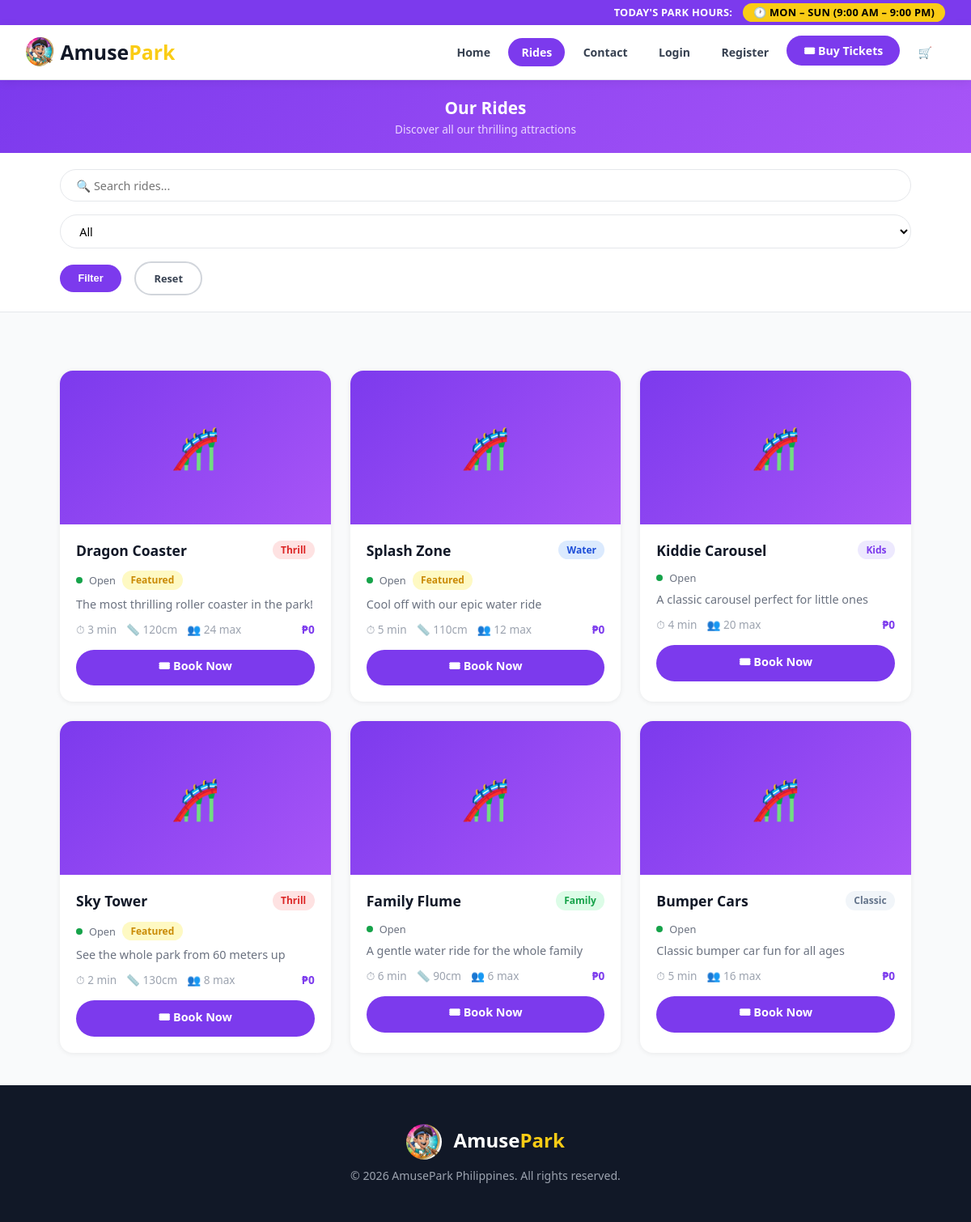
The app's page /rides.php with its own data.
### tables this page shows
CREATE TABLE rides (
  id INT AUTO_INCREMENT PRIMARY KEY,
  name VARCHAR(150) NOT NULL,
  description TEXT,
  category ENUM('Thrill','Family','Kids','Water','Classic') DEFAULT 'Family',
  status ENUM('Open','Closed','Maintenance') DEFAULT 'Open',
  duration_minutes INT,
  min_height_cm INT,
  max_capacity INT,
  price DECIMAL(10,2) NOT NULL DEFAULT 0,
  image_url LONGTEXT,
  is_featured TINYINT(1) DEFAULT 0,
  created_at DATETIME DEFAULT CURRENT_TIMESTAMP,
  updated_at DATETIME DEFAULT CURRENT_TIMESTAMP ON UPDATE CURRENT_TIMESTAMP
);

### config.php (called while the page is built, shortened)
<?php
function e(?string $value): string
{
    return htmlspecialchars((string)$value, ENT_QUOTES | ENT_SUBSTITUTE, 'UTF-8');
}

### rides.php (the view, shortened to what this page needs)
<?php
require_once __DIR__ . '/lib/layout.php';
$user = current_user();
$pdo  = db();
$q   = trim((string)($_GET['q'] ?? ''));
$cat = (string)($_GET['cat'] ?? 'All');
$params = [];
$sql = 'SELECT * FROM rides';
$sql .= ' ORDER BY created_at DESC';
$st = $pdo->prepare($sql);
$st->execute($params);
$rides = $st->fetchAll();
$catColors = ['Thrill'=>'badge-red','Family'=>'badge-green','Kids'=>'badge-purple','Water'=>'badge-blue','Classic'=>'badge-gray'];
$statusDot = ['Open'=>'#16a34a','Closed'=>'#dc2626','Maintenance'=>'#ca8a04'];
$cats      = ['All','Thrill','Family','Kids','Water','Classic'];
?>
<!DOCTYPE html>
<html lang="en">
<head>
  <link rel="stylesheet" href="css/style.css" />
</head>
<body>
<div class="rides-filter-bar">
  <form class="rides-filter-inner" method="get">
    <input type="text" name="q" value="<?= e($q) ?>" placeholder="🔍 Search rides..." />
    <select name="cat">
      <?php foreach ($cats as $c): ?>
        <option value="<?= e($c) ?>" <?= $cat === $c ? 'selected' : '' ?>><?= e($c) ?></option>
      <?php endforeach; ?>
    </select>
    <button class="btn btn-primary btn-sm" type="submit" style="border-radius:999px;padding:.6rem 1.4rem;">Filter</button>
    <a class="btn btn-outline btn-sm" href="rides.php" style="border-radius:999px;padding:.6rem 1.4rem;">Reset</a>
  </form>
</div>
<div class="container">
  <div class="grid grid-3" id="rides-grid">
    <?php foreach ($rides as $r):
      $status   = (string)($r['status'] ?? 'Open');
      $category = (string)($r['category'] ?? '');
    ?>
      <div class="card">
        <?php if (!empty($r['image_url'])): ?>
          <img src="<?= e($r['image_url']) ?>" class="card-img" alt="<?= e($r['name'] ?? '') ?>" style="display:block;" />
        <?php else: ?>
          <div class="card-img">🎢</div>
        <?php endif; ?>
        <div class="card-body">
          <div style="display:flex;justify-content:space-between;align-items:start;margin-bottom:.5rem;">
            <h3 class="card-title"><?= e($r['name'] ?? '') ?></h3>
            <span class="badge <?= e($catColors[$category] ?? 'badge-gray') ?>"><?= e($category) ?></span>
          </div>
          <div style="display:flex;align-items:center;gap:.5rem;margin-bottom:.5rem;flex-wrap:wrap;">
            <span style="display:inline-block;width:8px;height:8px;border-radius:50%;background:<?= e($statusDot[$status] ?? '#ccc') ?>;flex-shrink:0;"></span>
            <span style="font-size:.8rem;color:#6b7280;"><?= e($status) ?></span>
            <?= !empty($r['is_featured']) ? '<span class="badge badge-yellow">Featured</span>' : '' ?>
          </div>
          <p class="card-text"><?= e($r['description'] ?? '') ?></p>
          <div style="display:flex;justify-content:space-between;align-items:center;font-size:.85rem;color:#9ca3af;margin-bottom:1rem;flex-wrap:wrap;gap:.5rem;">
            <div style="display:flex;gap:.75rem;flex-wrap:wrap;">
              <?= !empty($r['duration_minutes']) ? '<span>⏱ ' . (int)$r['duration_minutes'] . ' min</span>' : '' ?>
              <?= !empty($r['min_height_cm'])    ? '<span>📏 ' . (int)$r['min_height_cm']    . 'cm</span>'  : '' ?>
              <?= !empty($r['max_capacity'])     ? '<span>👥 ' . (int)$r['max_capacity']     . ' max</span>': '' ?>
            </div>
            <div class="ride-price">₱<?= number_format((float)($r['price'] ?? 0), 0) ?></div>
          </div>
          <?php if ($status === 'Open'): ?>
            <a href="<?= $user ? 'tickets.php' : 'login.php?next=tickets.php' ?>" class="ride-book-btn">
              🎟 Book Now
            </a>
          <?php else: ?>
            <span class="ride-book-btn disabled"><?= e($status) ?></span>
          <?php endif; ?>
        </div>
      </div>
    <?php endforeach; ?>
  </div>
</div>
</body>
</html>

### css/style.css (style rules this page uses)
* { margin: 0; padding: 0; box-sizing: border-box; }
body { font-family: 'Segoe UI', sans-serif; background: #f9fafb; color: #111827; }
.container { max-width: 1100px; margin: 0 auto; padding: 2.5rem 1.5rem; }
.grid { display: grid; gap: 1.5rem; }
.grid-3 { grid-template-columns: repeat(auto-fill, minmax(300px, 1fr)); }
.card { background: #fff; border-radius: 1rem; box-shadow: 0 1px 6px rgba(0,0,0,.07); overflow: hidden; transition: box-shadow .2s; }
.card-img { width: 100%; height: 190px; object-fit: cover; background: linear-gradient(135deg,#7c3aed,#a855f7); display:flex;align-items:center;justify-content:center;color:#fff;font-size:3rem; }
.card-body { padding: 1.25rem; }
.card-title { font-size: 1.1rem; font-weight: 700; margin-bottom: .35rem; }
.card-text { color: #6b7280; font-size: .9rem; margin-bottom: .75rem; }
.badge { display: inline-block; padding: .2rem .65rem; border-radius: 999px; font-size: .75rem; font-weight: 600; }
.badge-green { background: #dcfce7; color: #16a34a; }
.badge-red { background: #fee2e2; color: #dc2626; }
.badge-yellow { background: #fef9c3; color: #ca8a04; }
.badge-blue { background: #dbeafe; color: #1d4ed8; }
.badge-purple { background: #ede9fe; color: #7c3aed; }
.badge-gray { background: #f1f5f9; color: #64748b; }
.btn { display: inline-block; padding: .6rem 1.5rem; border-radius: 999px; font-weight: 600; font-size: .9rem; cursor: pointer; border: none; transition: all .2s; text-decoration: none; text-align: center; }
.btn-primary { background: #7c3aed; color: #fff; }
.btn-outline { background: transparent; border: 2px solid #d1d5db; color: #374151; }
.btn-sm { padding: .35rem 1rem; font-size: .8rem; }
input, select, textarea { width: 100%; padding: .65rem 1rem; border: 1.5px solid #e5e7eb; border-radius: .6rem; font-size: .95rem; transition: border .2s; font-family: inherit; }

### rides.php (style rules this page uses)
body { background: #f9fafb; }
.rides-filter-bar { background: #fff; border-bottom: 1px solid #e5e7eb; padding: 1.25rem 0; margin-bottom: 2rem; }
.rides-filter-inner { max-width: 1100px; margin: 0 auto; padding: 0 1.5rem; display: flex; gap: 1rem; flex-wrap: wrap; align-items: center; }
.rides-filter-inner input { flex: 1; min-width: 200px; border: 1.5px solid #e5e7eb; border-radius: 999px; padding: .6rem 1.2rem; font-size: .9rem; }
.rides-filter-inner select { border: 1.5px solid #e5e7eb; border-radius: 999px; padding: .6rem 1.2rem; font-size: .9rem; background: #fff; }
.ride-price { font-weight: 800; color: #7c3aed; }
.ride-book-btn { display: block; width: 100%; padding: .65rem; background: #7c3aed; color: #fff; border: none; border-radius: 999px; font-weight: 700; font-size: .9rem; text-align: center; text-decoration: none; cursor: pointer; transition: background .2s; }

### records on screen
rides: name "Dragon Coaster", category "Thrill", status "Open", is_featured "Featured", description "The most thrilling roller coaster in the park!", duration_minutes "3", min_height_cm "120", max_capacity "24", price "0", shows "🎟 Book Now"
rides: name "Splash Zone", category "Water", status "Open", is_featured "Featured", description "Cool off with our epic water ride", duration_minutes "5", min_height_cm "110", max_capacity "12", price "0", shows "🎟 Book Now"
rides: name "Kiddie Carousel", category "Kids", status "Open", description "A classic carousel perfect for little ones", duration_minutes "4", max_capacity "20", price "0", shows "🎟 Book Now"
rides: name "Sky Tower", category "Thrill", status "Open", is_featured "Featured", description "See the whole park from 60 meters up", duration_minutes "2", min_height_cm "130", max_capacity "8", price "0", shows "🎟 Book Now"
rides: name "Family Flume", category "Family", status "Open", description "A gentle water ride for the whole family", duration_minutes "6", min_height_cm "90", max_capacity "6", price "0", shows "🎟 Book Now"
rides: name "Bumper Cars", category "Classic", status "Open", description "Classic bumper car fun for all ages", duration_minutes "5", max_capacity "16", price "0", shows "🎟 Book Now"

### other values on screen
$title "Our Rides"
$sub "Discover all our thrilling attractions"
form field cat "All"
